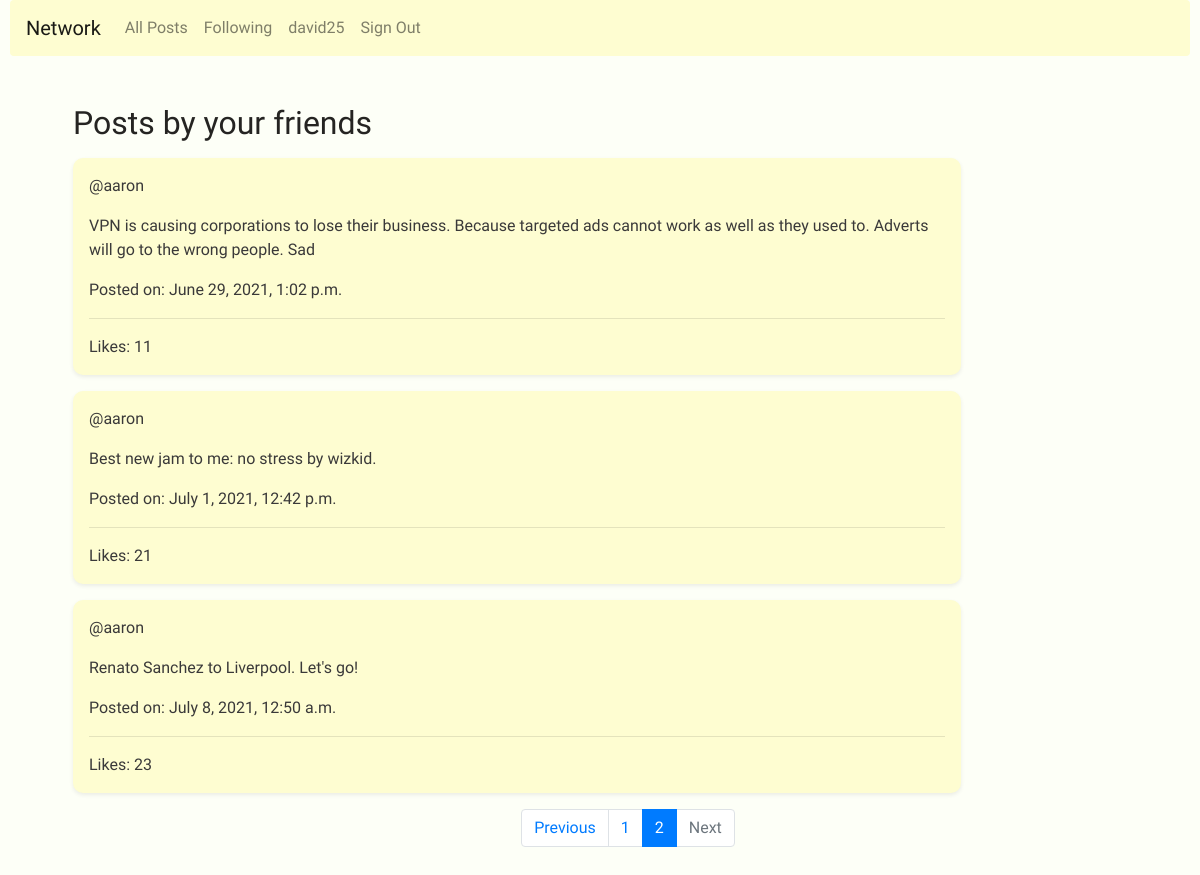
Before: /network/following?page=2 (signed in) with the older database file.
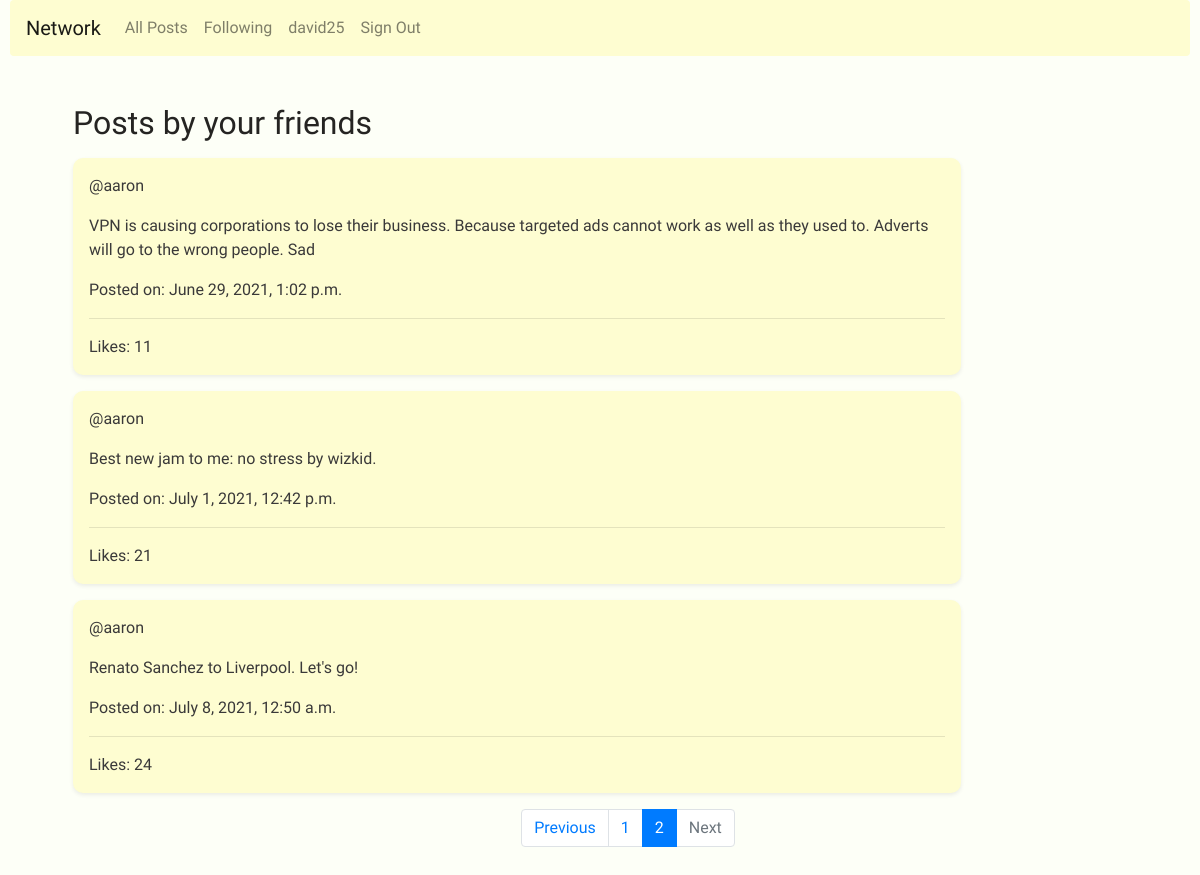
After: the same page with the newer database file.
### network/models.py (models this page shows, shortened)
class Post(models.Model):
    user = models.ForeignKey(User,on_delete=models.CASCADE,null=False,blank=True)
    post = models.TextField(default="")
    time = models.DateTimeField(auto_now_add=True)
    likers = models.ForeignKey(User,on_delete=models.CASCADE,null=True,blank=True, related_name="likers")
    likes = models.IntegerField(default=0)
    slug = models.SlugField(unique=True, default=uuid.uuid1)
    objects = models.Manager()
    custom = PostManager()

class User(AbstractUser):
    pass

### network/views.py (the view)
# urls.py: path("network/following", views.following_view, name="following"),
@login_required
@require_http_methods(["GET"])
def following_view(request):
    get_following = Follow.objects.filter(following=request.user)
    search_posts = []
    ''' for each loop, get the user followed by logged in user and save in a variable
    use the variable to search the post model to get posts by that user
    if the user has more than one post, convert to a list and append to empty list,
    else, remove the first and only post from user and add to search list.
    The idea is to flatten the querySet result which returns nested lists and turn them into one list
    '''
    for user in list(get_following):
        result = Post.objects.filter(user=user.follower)
        if len(list(result)) > 1:
            list_result = list(result)
            for each_result in list_result:
                search_posts.append(each_result)
        else:
            list_result = list(result)
            search_posts.append(result[0])
    paginator = Paginator(search_posts, 5)
    page_number = request.GET.get('page')
    page_obj = paginator.get_page(page_number)
    return render(request, 'network/following.html', {'posts': page_obj})

### network/templates/network/following.html (shortened to what this page needs)
{% extends 'network/layout.html' %}
{% block body %}
<div class="m-5 container">
<h2> Posts by your friends</h2>
{% for p in posts %}
<div style="background-color:#fefdd1;" class="card my-3 p-3 shadow-sm">
<div>@{{p.user}}
</div>
<div class="my-3">{{p.post}}</div>
Posted on: {{p.time}} <hr>
Likes: {{p.likes}}
</div>
{% empty %}
    <div><h5> You're not following anyone so no posts to display :(</h5></div>
{% endfor %}
    <nav aria-label="Page navigation example">
      <ul class="pagination justify-content-center">
        {% if posts.has_previous %}
          <li class="page-item">
            <a class="page-link" href="?page={{ posts.previous_page_number }}">Previous</a>
          </li>
        {% else %}
          <li class="page-item disabled">
            <a class="page-link" href="#" tabindex="-1" aria-disabled="true">Previous</a>
          </li>
        {% endif %}
        {% for i in posts.paginator.page_range %}
          {% if posts.number == i %}
            <li class="page-item active" aria-current="page">
              <span class="page-link">
                {{ i }}
              </span>
            </li>
          {% else %}
            <li class="page-item"><a class="page-link" href="?page={{ i }}">{{ i }}</a></li>
          {% endif %}
        {% endfor %}
        {% if posts.has_next %}
          <li class="page-item">
            <a class="page-link" href="?page={{ posts.next_page_number }}">Next</a>
          </li>
        {% else %}
          <li class="page-item disabled">
            <a class="page-link" href="#" tabindex="-1" aria-disabled="true">Next</a>
          </li>
        {% endif %}
      </ul>
    </nav>
</div>
{% endblock body %}

Changed rows visible on the page:
changed Post "Renato Sanchez to Liverpool. Let's go!": likes "23" → "24"
